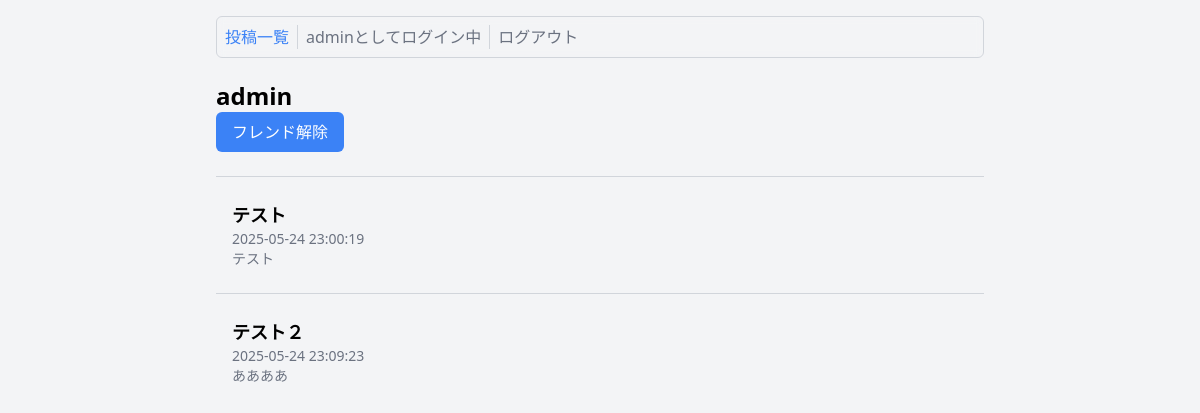
/user/260b1cce-59ca-4a60-b082-16d20de52c6e (signed in), run on an earlier commit of the app's database.
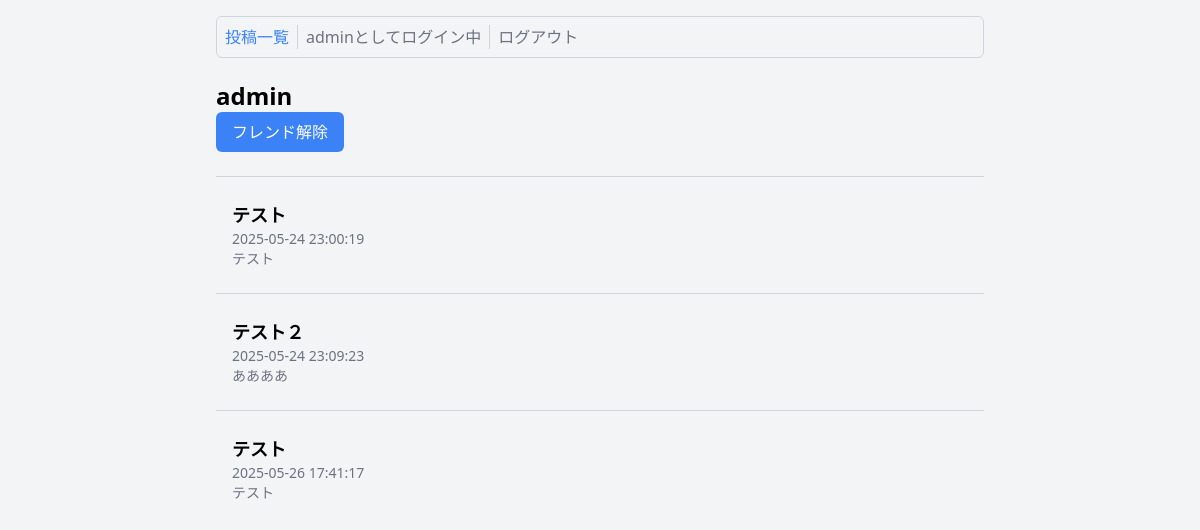
And on a later commit of the database.
### app.py (models this page shows, shortened)
class User(db.Model,UserMixin):
    __tablename__="users"
    id=db.Column(db.String, primary_key=True, default=lambda x: str(uuid.uuid4()))
    username=db.Column(db.String, nullable=False)
    email=db.Column(db.String, nullable=False)
    password=db.Column(db.String, nullable=False)
    created_at=db.Column(db.DateTime, default=datetime.now)
    def to_dict(self):
        return {
            "id": self.id,
            "username": self.username,
            "email": self.email,
            "created_at": self.created_at.strftime("%Y-%m-%d %H:%M:%S")
        }

class Post(db.Model):
    __tablename__="posts"
    id=db.Column(db.String, primary_key=True, default=lambda x: str(uuid.uuid4()))
    title=db.Column(db.String, nullable=False)
    content=db.Column(db.String, nullable=False)
    ip=db.Column(db.String, nullable=False)
    created_at=db.Column(db.DateTime, default=datetime.now)
    user_id=db.Column(db.String, db.ForeignKey("users.id"), nullable=False)
    def to_dict(self):
        if len(self.content)>100:
            content=self.content[:100]+"..."
        else:
            content=self.content
        return {
            "id": self.id,
            "title": self.title,
            "content": content,
            "ip": self.ip,
            "created_at": self.created_at.strftime("%Y-%m-%d %H:%M:%S"),
            "user_id": self.user_id
        }

### app.py (the view)
@app.route("/user/<uuid:user_id>")
@login_required
def user(user_id):
    user_id=str(user_id)
    user=User.query.filter(User.id==user_id).first()
    friend=Friend.query.filter(Friend.user_id==current_user.id, Friend.friend_id==user_id).first()
    if not user:
        return redirect(url_for("home"))
    posts=Post.query.filter(Post.user_id==str(user_id)).all()
    return render_template("user.html", user=user.to_dict(), posts=list(map(lambda x: x.to_dict(), posts)), friend=friend)

### app.py (called while the page is built)
@login_manager.user_loader
def load_user(user_id):
    return User.query.filter(User.id==user_id).first()

### templates/user.html
{% extends "base.html" %}
{% block content %}
<p class="text-2xl font-bold">{{ user.username}}</p>
{% if current_user.is_authenticated %}
    {% if friend %}
    <form action="{{ url_for('friend_delete', friend_id=user.id) }}" method="post">
        <button type="submit" class="bg-blue-500 text-white px-4 py-2 rounded-md">フレンド解除</button>
    </form>
    {% else %}
    <form action="{{ url_for('friend_add', friend_id=user.id) }}" method="post">
        <button type="submit" class="bg-blue-500 text-white px-4 py-2 rounded-md">フレンド追加</button>
    </form>
    {% endif %}
{% endif %}
{% for post in posts %}
<div class="my-6 border-t border-gray-300"></div>
<div class="px-4">
<p class="text-lg font-bold">{{ post.title }}</p>
<p class="text-sm text-gray-500">{{ post.created_at }}</p>
<p class="text-sm text-gray-500">{{ post.content }}</p>
</div>
{% endfor %}
{% endblock %}

### templates/base.html (shortened to what this page needs)
<!DOCTYPE html>
<html>
<head>
    <script src="https://cdn.tailwindcss.com"></script>
</head>
<body class="bg-gray-100 dark:bg-zinc-950 dark:text-white">
    <div class="my-8 mx-8 md:mx-auto max-w-3xl">
        <div class="border-gray-300 border p-2 rounded-md flex gap-2 mb-4 fixed top-0 left-0 right-0 backdrop-blur-sm max-w-3xl mx-auto mt-4">
            <a href="{{ url_for('home') }}" class="text-blue-500">投稿一覧</a>
            {% if current_user.is_authenticated %}
            <p class="text-gray-500">{{ current_user.username }}としてログイン中</p>
            <a href="{{ url_for('logout') }}" class="text-gray-500 dark:text-white">ログアウト</a>
            {% else %}
            <a href="{{ url_for('login') }}" class="text-gray-500 dark:text-white">ログイン</a>
            <div class="border-gray-300 border-l"></div>
            <a href="{{ url_for('signup') }}" class="text-gray-500 dark:text-white">新規登録</a>
            {% endif %}
        </div>
        <div class="mt-20">
            {% block content %}
            {% endblock %}
        </div>
    </div>
</body>
</html>

What changed in the data, as far as the page shows it:
added Post: title "テスト", created_at "2025-05-26 17:41:17", content "テスト"
